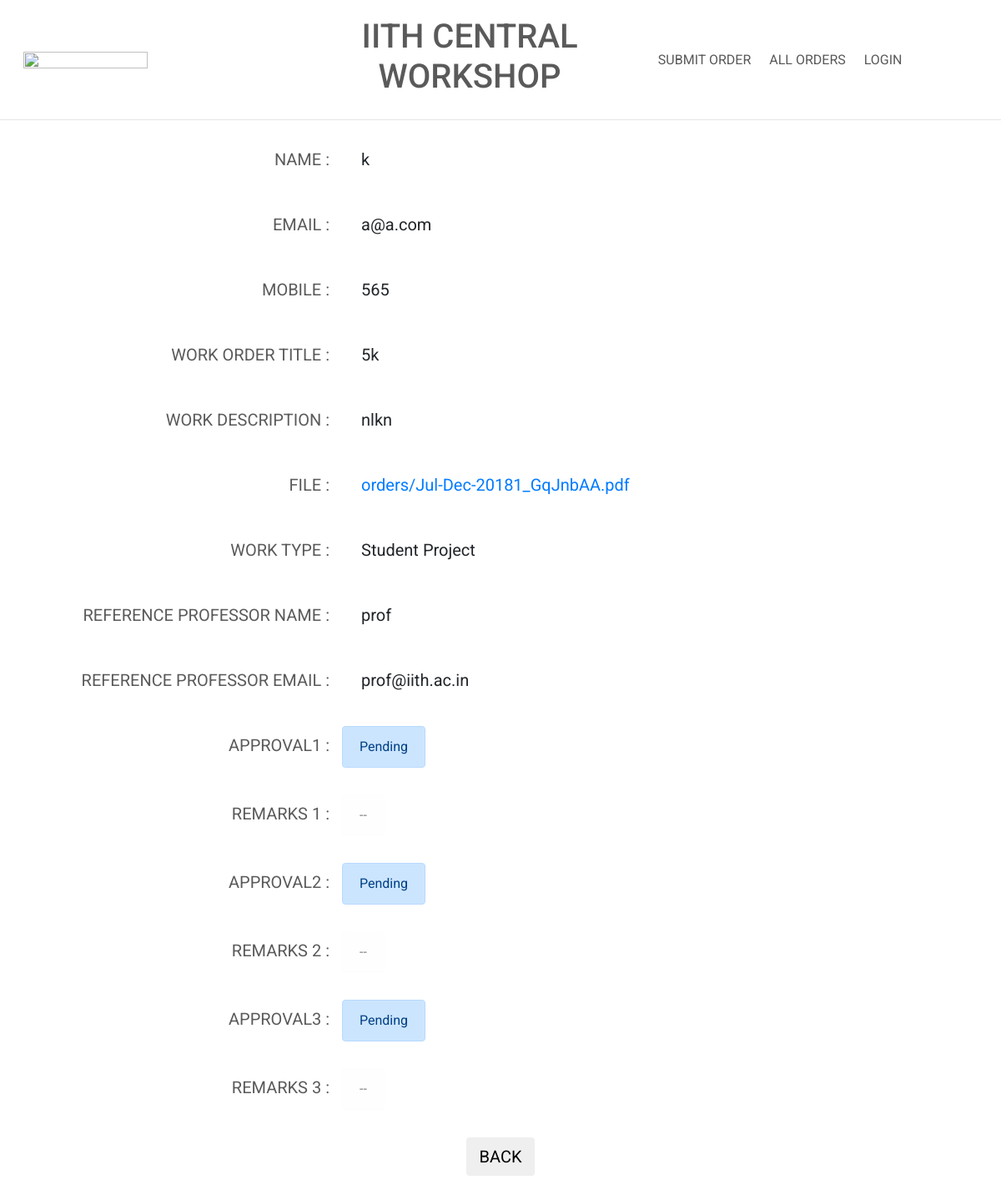
Page /detail/33/ on the committed database.
### app/models.py (models this page shows)
class Order(models.Model):
	name = models.TextField(max_length=100,blank=True)
	mail = models.TextField(max_length=100,blank=True)
	mobile = models.BigIntegerField()
	work = models.TextField(max_length=500,blank=True)
	worktype = models.TextField(max_length=20,blank=True)
	title = models.TextField(max_length=100,blank=True)
	file = models.FileField(upload_to='orders/')
	uploaded_at = models.DateTimeField(auto_now_add=True)
	prof_name = models.TextField(max_length=100,blank=True)
	prof_mail = models.TextField(max_length=100,blank=True)
	approval1 = models.CharField(max_length=10, choices=STATUS_CHOICES,default='Pending')
	approval2 = models.CharField(max_length=10, choices=STATUS_CHOICES,default='Pending')
	approval3 = models.CharField(max_length=10, choices=STATUS_CHOICES,default='Pending')
	completed = models.BooleanField(default=False)
	remarks1 = models.TextField(max_length=1000,blank=True)
	remarks2 = models.TextField(max_length=1000,blank=True)
	remarks3 = models.TextField(max_length=1000,blank=True)

### app/views.py (the view)
# urls.py: url(r'^detail/(?P<order_id>[0-9]+)/$',views.detail),
def detail(request,order_id):
	order = Order.objects.get(id=order_id)
	status_list = Status.objects.filter(order=order_id)
	return render(request,'app/detail.html',{'order':order,'status_list':status_list})

### templates/app/detail.html (shortened to what this page needs)
{% load static %}
<link rel="stylesheet" type="text/css" href="{% static 'css/detail.css' %}">
{% include "base.html" %}
<div class="container" style="text-align: center;margin-top: 2%;margin-bottom: 5%;">
	<div class="form-group row">
	    <label for="name" class="col-sm-4">NAME : </label>
	    <div class="col-sm-8">
	    	<p class="info">{{ order.name }}</p>
	    </div>
    </div>
    <div class="form-group row">
	    <label for="name" class="col-sm-4">EMAIL : </label>
	    <div class="col-sm-8">
	    	<p class="info">{{ order.mail }}</p>
	    </div>
    </div>
    <div class="form-group row">
	    <label for="name" class="col-sm-4">MOBILE : </label>
	    <div class="col-sm-8">
	    	<p class="info">{{ order.mobile }}</p>
	    </div>
    </div>
    <div class="form-group row">
	    <label for="name" class="col-sm-4">WORK ORDER TITLE : </label>
	    <div class="col-sm-8">
	    	<p class="info">{{ order.title }}</p>
	    </div>
    </div>
    <div class="form-group row">
	    <label for="name" class="col-sm-4">WORK DESCRIPTION : </label>
	    <div class="col-sm-8">
	    	<p class="info">{{ order.work }}</p>
	    </div>
    </div>
    <div class="form-group row">
	    <label for="name" class="col-sm-4">FILE : </label>
	    <div class="col-sm-8">
	    	<p class="info"><a href="/media/{{ order.file }}">{{ order.file }}</a></p>
	    </div>
    </div>
    <div class="form-group row">
	    <label for="name" class="col-sm-4">WORK TYPE : </label>
	    <div class="col-sm-8">
	    	<p class="info">{{ order.worktype }}</p>
	    </div>
    </div>
    <div class="form-group row">
	    <label for="name" class="col-sm-4">REFERENCE PROFESSOR NAME : </label>
	    <div class="col-sm-8">
	    	<p class="info">{{ order.prof_name }}</p>
	    </div>
    </div>
    <div class="form-group row">
	    <label for="name" class="col-sm-4">REFERENCE PROFESSOR EMAIL : </label>
	    <div class="col-sm-8">
	    	<p class="info">{{ order.prof_mail }}</p>
	    </div>
    </div>
    <div class="form-group row">
	    <label for="name" class="col-sm-4">APPROVAL1 : </label>
	    {% ifequal 'Pending' order.approval1 %}
      		<div class="alert alert-primary" role="alert">
			  {{ order.approval1 }}
			</div>
		{% endifequal %}
	</div>
	<div class="form-group row">
	<label for="name" class="col-sm-4">REMARKS 1 : </label>
	<div class="alert alert-light" role="alert">
	{% ifequal '' order.remarks1 %}
	--
	{% else %}
	{{ order.remarks1 }}
	{% endifequal %}
	</div>
    </div>
    <div class="form-group row">
	    <label for="name" class="col-sm-4">APPROVAL2 : </label>
	    {% ifequal 'Pending' order.approval2 %}
      		<div class="alert alert-primary" role="alert">
			  {{ order.approval2 }}
			</div>
		{% endifequal %}
    </div>
    <div class="form-group row">
	<label for="name" class="col-sm-4">REMARKS 2 : </label>
	<div class="alert alert-light" role="alert">
	{% ifequal '' order.remarks2 %}
	--
	{% else %}
	{{ order.remarks2 }}
	{% endifequal %}
	</div>
    </div>
    <div class="form-group row">
	    <label for="name" class="col-sm-4">APPROVAL3 : </label>
	    {% ifequal 'Pending' order.approval3 %}
      		<div class="alert alert-primary" role="alert">
			  {{ order.approval3 }}
			</div>
		{% endifequal %}
    </div>
    <div class="form-group row">
	<label for="name" class="col-sm-4">REMARKS 3 : </label>
	<div class="alert alert-light" role="alert">
	{% ifequal '' order.remarks3 %}
	--
	{% else %}
	{{ order.remarks3 }}
	{% endifequal %}
	</div>
    </div>
    <div class="form-group row">
	 	<div class="col-sm-12">
		   	<a href="/orders"><button class="btn btn-lg">BACK</button></a>
		</div>
    </div>
</div>
{% include "footer.html" %}

### static/css/detail.css (style rules this page uses)
.info { font-size: 1.25rem; text-align: left; padding: 0.5rem; }

### static/css/styles.css (style rules this page uses)
body { font-family: 'Roboto', sans-serif; }
a { text-decoration: none; transition-duration: 1s; }
label { font-size:1.25rem; padding: 0.5rem; text-align: right; color: #5a5a5a; }
.btn { border: solid #ffffff 1px; transition-duration: 0.5s; }

### rows in the picture
Order: name "k", mail "a@a.com", mobile "565", title "5k", work "nlkn", file "orders/Jul-Dec-20181_GqJnbAA.pdf", worktype "Student Project", prof_name "prof", prof_mail "prof@iith.ac.in", approval1 "Pending", approval2 "Pending", approval3 "Pending"
